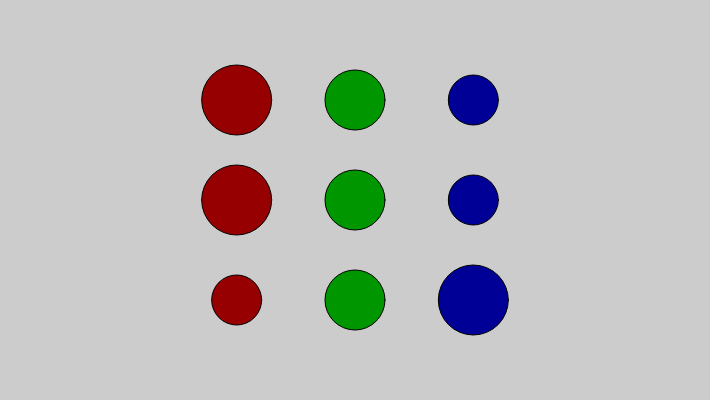
Frame 1 (no input)
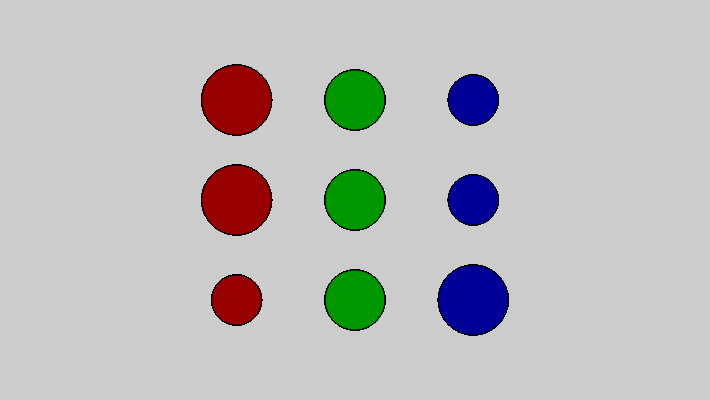
Frame 60 (no input)
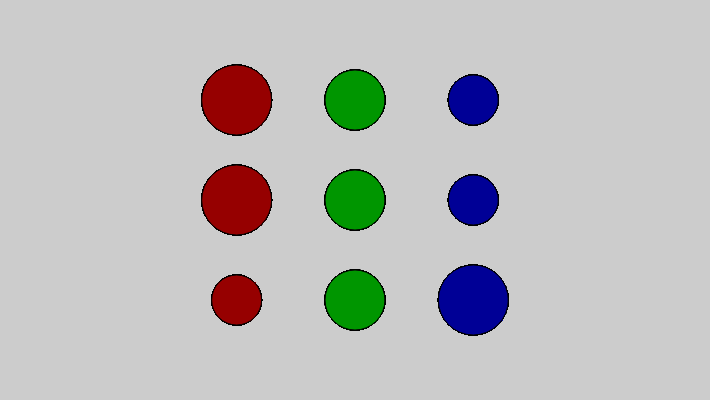
Frame 120 (the mouse pressed at the canvas centre since frame 60)

The p5.js sketch that drew these frames (run headless with seeded random() and noise() and a simulated clock; from frame 60 on, the mouse is pressed at the canvas centre):

// p5.js sketch
// ── sketch.js
function setup() {
  createCanvas(710, 400);
  background(204); // clear the screen
}

function draw() {
	clearStates(height/4);
	push();
	noState(height/2);
	pop();
	recursiveState(height/4 * 3);
}

function clearStates(height) {
	push();
  translate(width/3,height);
  fill(150,0,0);
  ellipse(0, 0, 70, 70);
	pop();

  push();
  translate(width/2,height);
  fill(0,150,0);
  ellipse(0, 0, 60, 60);
  pop();

  push();
  translate(width/3 * 2,height);
  fill(0,0,150);
  ellipse(0, 0, 50, 50);
  pop();
}

function noState(height) {
  translate(width/3,height);
  fill(150,0,0);
  ellipse(0, 0, 70, 70);

  translate(width/6,0);
  fill(0,150,0);
  ellipse(0, 0, 60, 60);

  translate(width/6,0);
  fill(0,0,150);
  ellipse(0, 0, 50, 50);
}


function recursiveState(height) {

	push();
  translate(width/3,height);
  fill(150,0,0);

  push();
  translate(width/6,0);
  fill(0,150,0);

  push();
  translate(width/6,0);
  fill(0,0,150);

  ellipse(0, 0, 70, 70);
  pop();
  ellipse(0, 0, 60, 60);
  pop();
  ellipse(0, 0, 50, 50);
}
